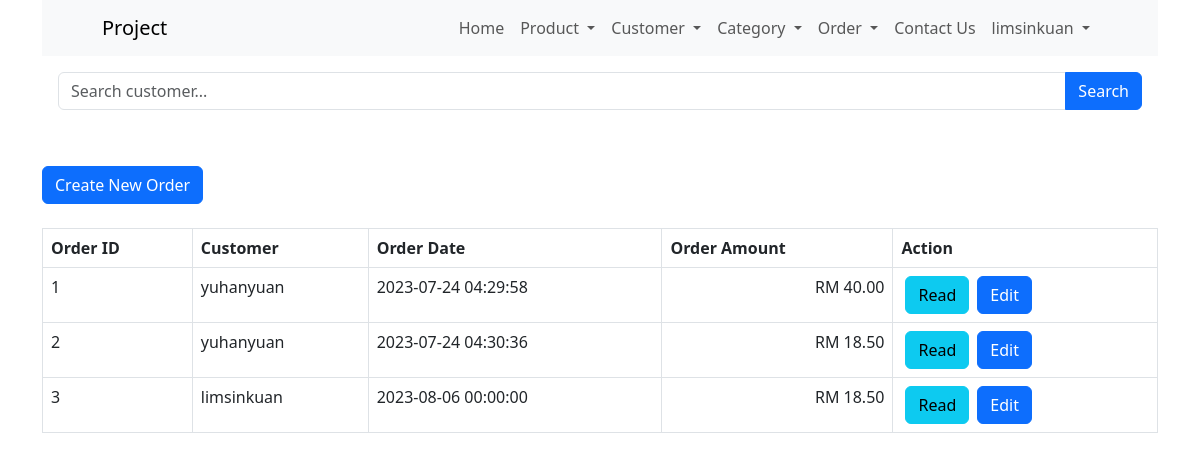
/order_read.php (signed in), run on an earlier commit of the app's database.
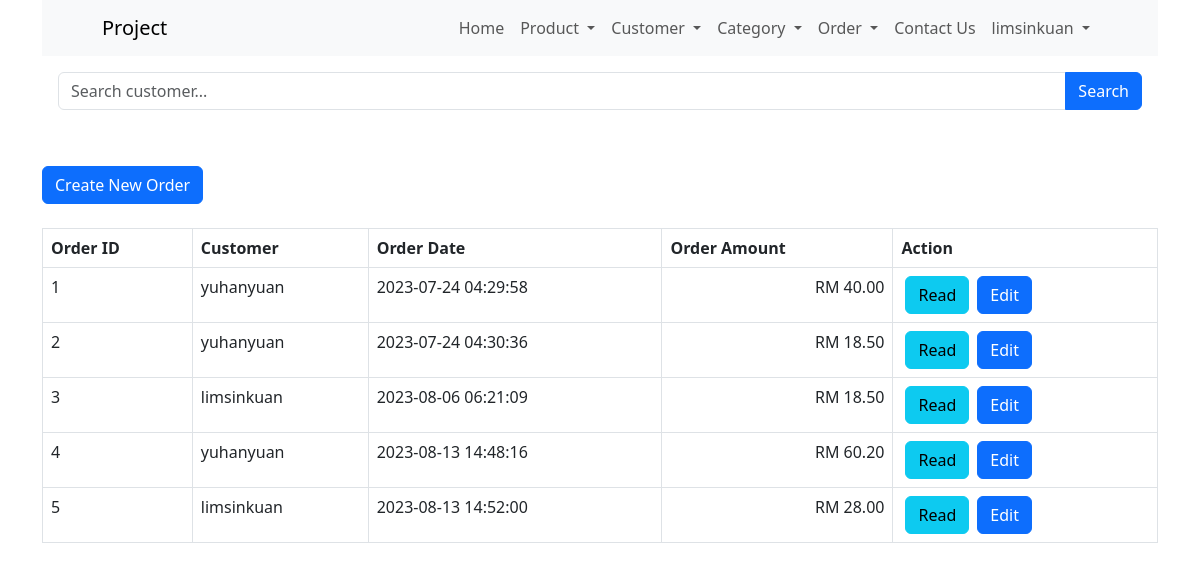
And on a later commit of the database.
### tables this page shows
CREATE TABLE `order_summary` (
  `order_id` int(11) NOT NULL,
  `customer_id` int(11) NOT NULL,
  `order_date` datetime NOT NULL
);

CREATE TABLE `customers` (
  `user_id` int(11) NOT NULL,
  `username` varchar(20) NOT NULL,
  `first_name` varchar(20) NOT NULL,
  `last_name` varchar(20) NOT NULL,
  `password` text NOT NULL,
  `email` varchar(30) NOT NULL,
  `date_of_birth` date NOT NULL,
  `registration_date_time` datetime NOT NULL DEFAULT current_timestamp() ON UPDATE current_timestamp(),
  `gender` enum('male','female') NOT NULL,
  `status` enum('active','inactive') NOT NULL DEFAULT 'active'
);

### order_read.php (the view, shortened to what this page needs)
<html lang="en">
<head>
    <link href="https://cdn.jsdelivr.net/npm/bootstrap@5.3.0/dist/css/bootstrap.min.css" rel="stylesheet">
</head>
<body>
    <div class="container">
        <?php
        include 'menu/menu.php';
        ?>
        <?php
        include 'config/database.php';
        $searchKeyword = isset($_GET['search']) ? $_GET['search'] : '';
        $query = "SELECT customers.username, order_summary.order_date, order_summary.order_id FROM order_summary INNER JOIN customers ON customers.user_id = order_summary.customer_id";
        $query .= " ORDER BY order_id ASC";
        $stmt = $con->prepare($query);
        $stmt->execute();
        $num = $stmt->rowCount();
        echo '<div class="p-3">
            <form method="GET" action="">
                <div class="input-group mb-3">
                    <input type="text" class="form-control" name="search" placeholder="Search customer..." value="' . str_replace('%', '', $searchKeyword) . '">
                    <button class="btn btn-primary" type="submit">Search</button>
                </div>
            </form>
        </div>';
        echo "<br><div><a href='order_create.php' class='btn btn-primary m-b-1em'>Create New Order</a></div>" . "<br>";
        if ($num > 0) {
            echo "<table id='product_table' class='table table-hover table-responsive table-bordered'>";
            echo "<tr>";
            echo "<th>Order ID</th>";
            echo "<th>Customer</th>";
            echo "<th>Order Date</th>";
            echo "<th>Order Amount</th>";
            echo "<th>Action</th>";
            echo "</tr>";
            for ($i = 1; $i <= $num; $i++) {
                $total = 0;
                $totalquery = "SELECT products.name, products.price, products.promote_price, order_detail.quantity FROM order_detail INNER JOIN products ON products.id = order_detail.product_id INNER JOIN order_summary ON order_summary.order_id = order_detail.order_id INNER JOIN customers ON customers.user_id = order_summary.customer_id WHERE order_detail.order_id=:id";
                $totalstmt = $con->prepare($totalquery);
                $totalstmt->bindParam(':id', $i);
                $totalstmt->execute();
                $row = $stmt->fetch(PDO::FETCH_ASSOC);
                extract($row);
                echo "<tr>";
                echo "<td>{$order_id}</td>";
                echo "<td>{$username}</td>";
                echo "<td>{$order_date}</td>";
                while ($totalrow = $totalstmt->fetch(PDO::FETCH_ASSOC)) {
                    if ($totalrow['promote_price'] < $totalrow['price'] && $totalrow['promote_price'] > 0) {
                        $theprice = $totalrow['promote_price'];
                    } else {
                        $theprice = $totalrow['price'];
                    }
                    $amount = $totalrow['quantity'] * $theprice;
                    $total += $amount;
                    $decimaltotal = number_format($total, '2', '.');
                }
                echo "<td class = 'text-end'>RM {$decimaltotal}</td>";
                echo "<td>";
                echo "<a href='order_detail_read.php?id={$order_id}' class='btn btn-info m-r-1em mx-1'>Read</a>";
                echo "<a href='order_update.php?id={$order_id}' class='btn btn-primary m-r-1em mx-1'>Edit</a>";
                echo "</td>";
                echo "</tr>";
            }
            echo "</table>";
        } else {
            echo "<div class='alert alert-danger'>No records found.</div>";
        }
        ?>
    </div>
</body>
</html>

What changed in the data, as far as the page shows it:
changed order_summary id 3: order_date "2023-08-06 00:00:00" → "2023-08-06 06:21:09"
added order_summary: order_id "4", customer.username "yuhanyuan", order_date "2023-08-13 14:48:16", decimaltotal "60.20"
added order_summary: order_id "5", customer.username "limsinkuan", order_date "2023-08-13 14:52:00", decimaltotal "28.00"
